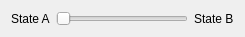
<?xml version="1.0" encoding="UTF-8"?>
<ui version="4.0">
 <class>SwitchButton</class>
 <widget class="QWidget" name="SwitchButton">
  <property name="geometry">
   <rect>
    <x>0</x>
    <y>0</y>
    <width>245</width>
    <height>32</height>
   </rect>
  </property>
  <property name="windowTitle">
   <string>Form</string>
  </property>
  <layout class="QHBoxLayout" name="horizontalLayout">
   <item>
    <widget class="QLabel" name="stateALabel">
     <property name="text">
      <string>State A</string>
     </property>
    </widget>
   </item>
   <item>
    <widget class="QSlider" name="slider">
     <property name="orientation">
      <enum>Qt::Horizontal</enum>
     </property>
    </widget>
   </item>
   <item>
    <widget class="QLabel" name="stateBLabel">
     <property name="text">
      <string>State B</string>
     </property>
    </widget>
   </item>
  </layout>
 </widget>
 <resources/>
 <connections/>
</ui>
